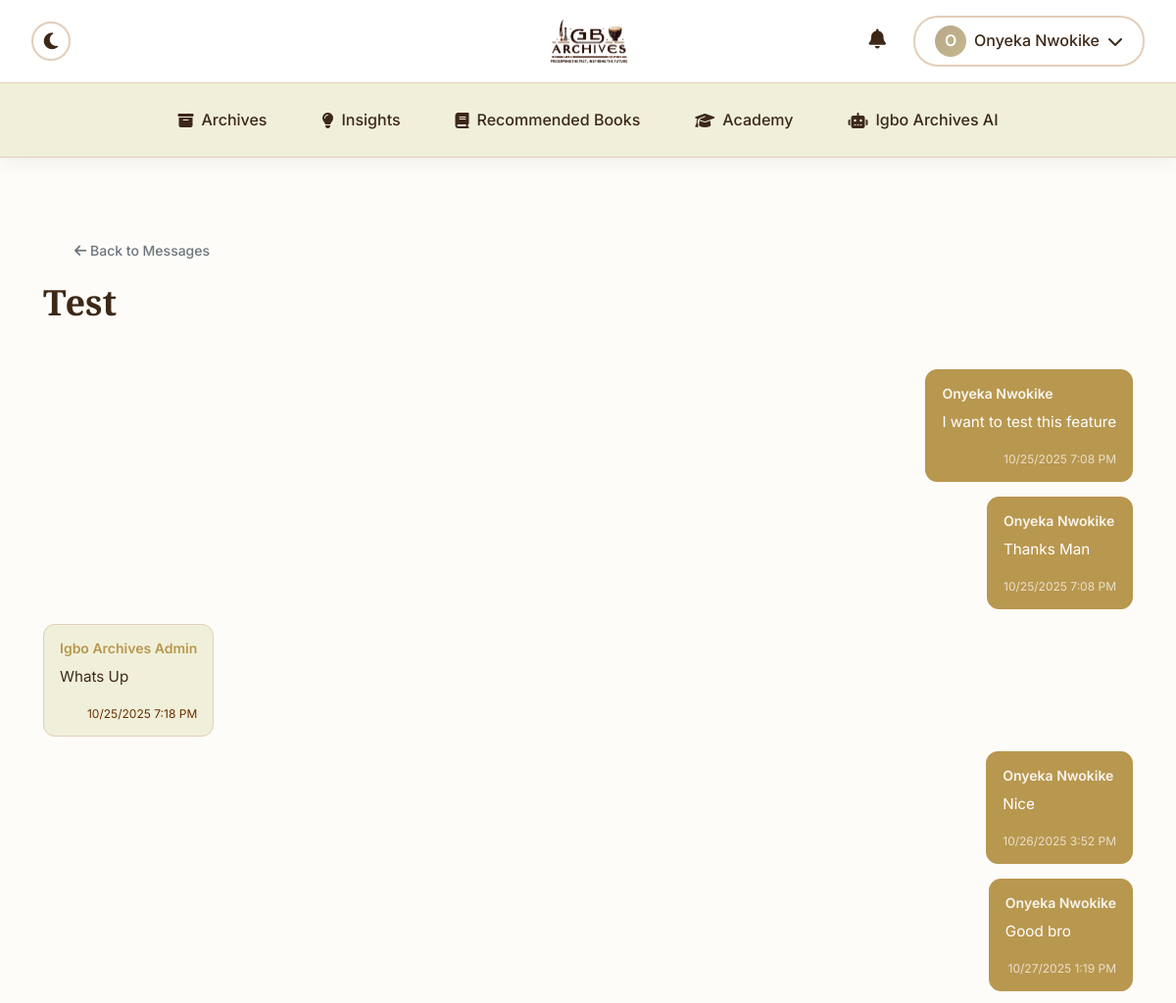
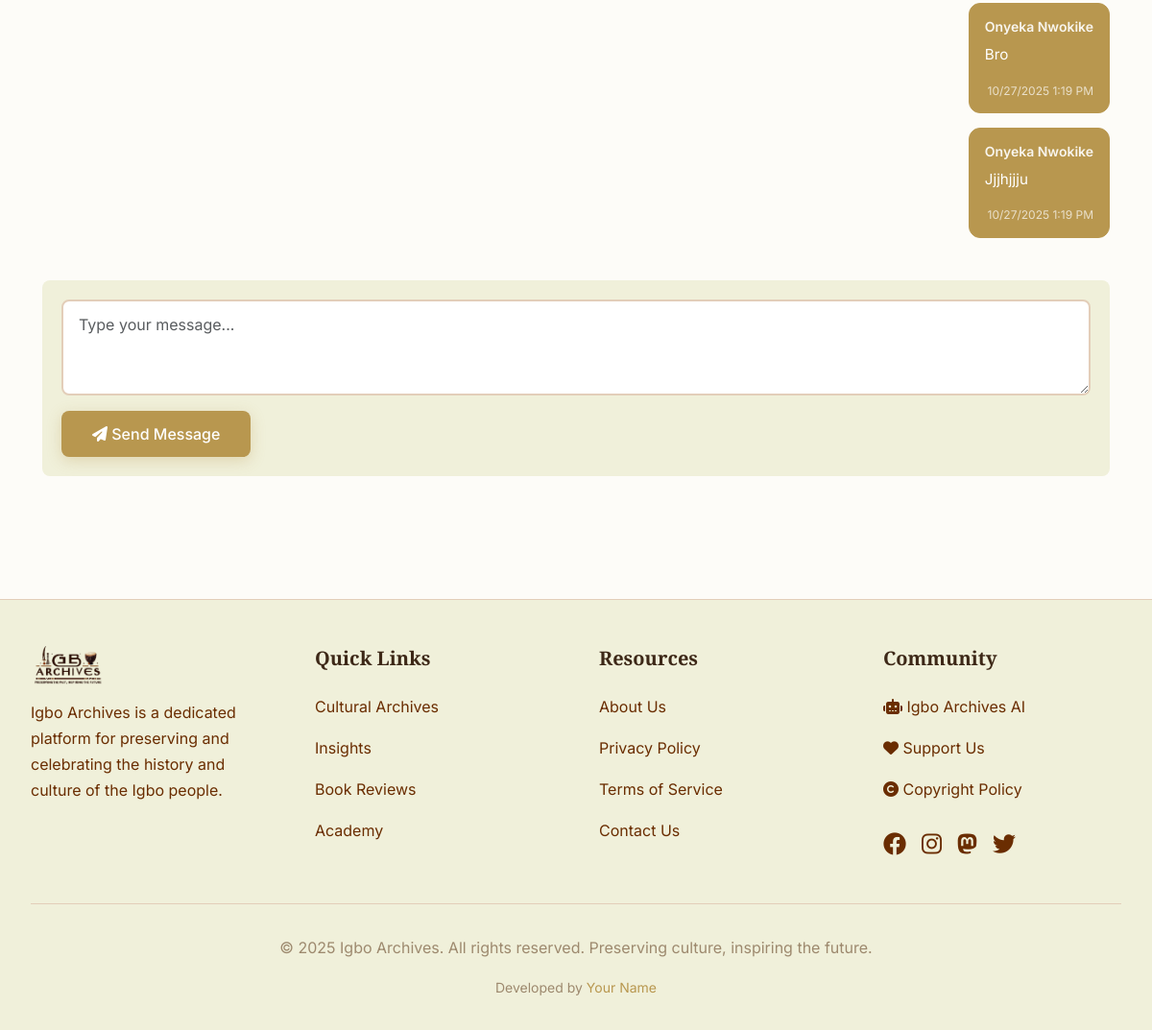
The page /profile/messages/1/ (signed in) on the database its author committed (2 pictures, top to bottom).
### users/models.py (models this page shows, shortened)
class CustomUser(AbstractUser):
    full_name = models.CharField(max_length=200, blank=True)
    bio = models.TextField(blank=True)
    profile_picture = models.ImageField(upload_to='profile_pictures/', blank=True, null=True)
    social_links = models.JSONField(default=dict, blank=True)
    def get_display_name(self):
        return self.full_name or (self.email.split('@')[0] if self.email else self.username)

class Thread(models.Model):
    participants = models.ManyToManyField(CustomUser, related_name='message_threads')
    subject = models.CharField(max_length=255)
    created_at = models.DateTimeField(auto_now_add=True)
    updated_at = models.DateTimeField(auto_now=True)
    class Meta:
        ordering = ['-updated_at']

class Message(models.Model):
    thread = models.ForeignKey(Thread, on_delete=models.CASCADE, related_name='messages')
    sender = models.ForeignKey(CustomUser, on_delete=models.CASCADE)
    content = models.TextField()
    created_at = models.DateTimeField(auto_now_add=True)
    is_read = models.BooleanField(default=False)
    class Meta:
        ordering = ['created_at']

### users/views.py (the view)
# urls.py: path('messages/<int:thread_id>/', views.message_thread, name='thread'),
@login_required
def message_thread(request, thread_id):
    thread = get_object_or_404(Thread, id=thread_id, participants=request.user)
    if request.method == 'POST':
        content = request.POST.get('content')
        if content:
            Message.objects.create(thread=thread, sender=request.user, content=content)
            return redirect('users:thread', thread_id=thread_id)
    thread.messages.exclude(sender=request.user).update(is_read=True)
    return render(request, 'users/thread.html', {'thread': thread})

### core/context_processors.py (called while the page is built)
def pwa_settings(request):
    return {
        'VAPID_PUBLIC_KEY': getattr(settings, 'VAPID_PUBLIC_KEY', ''),
    }

def monetization_settings(request):
    return {
        'ENABLE_ADSENSE': getattr(settings, 'ENABLE_ADSENSE', False),
        'GOOGLE_ADSENSE_CLIENT_ID': getattr(settings, 'GOOGLE_ADSENSE_CLIENT_ID', ''),
        'ENABLE_DONATIONS': getattr(settings, 'ENABLE_DONATIONS', False),
        'STRIPE_PUBLIC_KEY': getattr(settings, 'STRIPE_PUBLIC_KEY', ''),
    }

### users/templates/users/thread.html (shortened to what this page needs)
{% extends 'base.html' %}
{% block content %}
<div class="container mt-4">
    <div class="row">
        <div class="col-12">
            <div class="message-thread-header mb-4">
                <a href="{% url 'users:inbox' %}" class="btn btn-outline-secondary btn-sm">
                    <i class="fas fa-arrow-left"></i> Back to Messages
                </a>
                <h2 class="mt-2">{{ thread.subject }}</h2>
            </div>
            <div class="messages-thread mb-4">
                {% for message in thread.messages.all %}
                <div class="message-bubble-container {% if message.sender == user %}sent{% else %}received{% endif %}">
                    <div class="message-bubble">
                        <div class="message-sender">
                            <a href="{% url 'users:profile' message.sender.username %}" class="text-decoration-none" style="{% if message.sender == user %}color: rgba(255,255,255,0.9);{% else %}color: var(--vintage-gold);{% endif %}">
                                {{ message.sender.get_display_name }}
                            </a>
                        </div>
                        <div class="message-content">
                            {{ message.content|linebreaks }}
                        </div>
                        <div class="message-timestamp">
                            {{ message.created_at|date:"n/j/Y g:i A" }}
                        </div>
                    </div>
                </div>
                {% endfor %}
            </div>
            <div class="message-reply-form">
                <form method="post">
                    <div class="mb-3">
                        <textarea name="content" class="form-control" rows="3" placeholder="Type your message..." required></textarea>
                    </div>
                    <button type="submit" class="btn btn-primary">
                        <i class="fas fa-paper-plane"></i> Send Message
                    </button>
                </form>
            </div>
        </div>
    </div>
</div>
{% endblock %}

### core/templates/base.html (shortened to what this page needs)
{% load static %}
{% load pwa %}
<!DOCTYPE html>
<html lang="en">
<head>
    <link href="https://cdn.jsdelivr.net/npm/bootstrap@5.3.0/dist/css/bootstrap.min.css" rel="stylesheet">
    <link rel="stylesheet" href="https://cdnjs.cloudflare.com/ajax/libs/font-awesome/6.4.0/css/all.min.css">
    <link rel="stylesheet" href="{% static 'css/style.css' %}">
    <link rel="stylesheet" href="{% static 'css/notifications.css' %}">
</head>
<body>
    <div class="sticky-header-wrapper">
        <header class="main-header">
            <div class="header-container">
                <button class="dark-mode-toggle" aria-label="Toggle dark mode" id="darkModeToggle">
                    <i class="fas fa-moon"></i>
                </button>
                <a class="logo-container" href="/">
                    <img src="{% static 'images/logos/logo-light.png' %}" alt="Igbo Archives" class="logo-image logo-light">
                </a>
                <div class="user-menu">
                    {% if user.is_authenticated %}
                        <div class="notification-bell-container">
                            <button class="notification-bell" id="notificationBell" aria-label="Notifications">
                                <i class="fas fa-bell"></i>
                            </button>
                        </div>
                        <button class="profile-button" id="profileButton">
                            {% if user.profile_picture %}
                            <div class="profile-icon profile-icon-image">
                                <img src="{{ user.profile_picture.url }}" alt="{{ user.get_display_name }}">
                            </div>
                            {% else %}
                            <div class="profile-icon">{{ user.get_display_name|slice:":1"|upper }}</div>
                            {% endif %}
                            <span class="d-none d-sm-inline">{{ user.get_display_name }}</span>
                            <i class="fas fa-chevron-down"></i>
                        </button>
                    {% else %}
                        <a href="/accounts/login/" class="login-button">
                            <i class="fas fa-sign-in-alt"></i> Login
                        </a>
                    {% endif %}
                </div>
            </div>
        </header>
        <nav class="desktop-nav">
            <div class="nav-container">
                <a href="/archives/" class="nav-link {% if request.path == '/archives/' or request.path == '/' %}active{% endif %}">
                    <i class="fas fa-archive"></i> Archives
                </a>
                <a href="/insights/" class="nav-link {% if '/insights/' in request.path %}active{% endif %}">
                    <i class="fas fa-lightbulb"></i> Insights
                </a>
                <a href="/books/" class="nav-link {% if '/books/' in request.path %}active{% endif %}">
                    <i class="fas fa-book"></i> Recommended Books
                </a>
                <a href="/academy/" class="nav-link {% if '/academy/' in request.path %}active{% endif %}">
                    <i class="fas fa-graduation-cap"></i> Academy
                </a>
                <a href="https://ai.igboarchives.com.ng" class="nav-link" target="_blank" rel="noopener noreferrer">
                    <i class="fas fa-robot"></i> Igbo Archives AI
                </a>
            </div>
        </nav>
    </div>
    <main class="container-main">
        {% block content %}
        {% endblock %}
    </main>
    <footer class="main-footer">
        <div class="footer-container">
            <div class="footer-grid">
                <div class="footer-section">
                    <div style="margin-bottom: 1rem;">
                        <img src="{% static 'images/logos/logo-light.png' %}" alt="Igbo Archives" class="logo-image logo-light" style="height: 40px; width: auto;">
                    </div>
                    <p style="color: var(--text-secondary); line-height: 1.7;">
                        Igbo Archives is a dedicated platform for preserving and celebrating the history and culture of the Igbo people.
                    </p>
                </div>
                <div class="footer-section">
                    <h3>Quick Links</h3>
                    <a href="/archives/" class="footer-link">Cultural Archives</a>
                    <a href="/insights/" class="footer-link">Insights</a>
                    <a href="/books/" class="footer-link">Book Reviews</a>
                    <a href="/academy/" class="footer-link">Academy</a>
                </div>
                <div class="footer-section">
                    <h3>Resources</h3>
                    <a href="/about/" class="footer-link">About Us</a>
                    <a href="/privacy/" class="footer-link">Privacy Policy</a>
                    <a href="/terms/" class="footer-link">Terms of Service</a>
                    <a href="/contact/" class="footer-link">Contact Us</a>
                </div>
                <div class="footer-section">
                    <h3>Community</h3>
                    <a href="https://ai.igboarchives.com.ng" class="footer-link" target="_blank" rel="noopener noreferrer">
                        <i class="fas fa-robot"></i> Igbo Archives AI
                    </a>
                    <a href="/donate/" class="footer-link">
                        <i class="fas fa-heart"></i> Support Us
                    </a>
                    <a href="/copyright/" class="footer-link">
                        <i class="fas fa-copyright"></i> Copyright Policy
                    </a>
                    <div class="footer-link" style="display: flex; align-items: center; gap: 1rem; padding: 0.5rem 0; margin-top: 0.5rem;">
                        <a href="https://www.facebook.com/IgboArchives/" target="_blank" rel="noopener noreferrer" style="color: var(--text-secondary); font-size: 1.5rem; transition: color 0.2s;">
                            <i class="fab fa-facebook"></i>
                        </a>
                        <a href="https://www.instagram.com/IgboArchives.com.ng/" target="_blank" rel="noopener noreferrer" style="color: var(--text-secondary); font-size: 1.5rem; transition: color 0.2s;">
                            <i class="fab fa-instagram"></i>
                        </a>
                        <a href="https://mastodon.social/@Igbo_Archives" target="_blank" rel="noopener noreferrer" style="color: var(--text-secondary); font-size: 1.5rem; transition: color 0.2s;">
                            <i class="fab fa-mastodon"></i>
                        </a>
                        <a href="https://twitter.com/IgboArchives" target="_blank" rel="noopener noreferrer" style="color: var(--text-secondary); font-size: 1.5rem; transition: color 0.2s;">
                            <i class="fab fa-twitter"></i>
                        </a>
                    </div>
                </div>
            </div>
            <div class="footer-bottom">
                <p>&copy; 2025 Igbo Archives. All rights reserved. Preserving culture, inspiring the future.</p>
                <p style="margin-top: 0.5rem; font-size: 0.875rem; color: var(--text-muted);">
                    Developed by <a href="https://github.com/yourusername" target="_blank" rel="noopener noreferrer" style="color: var(--vintage-gold); text-decoration: none;">Your Name</a>
                </p>
            </div>
        </div>
    </footer>
</body>
</html>

### core/static/css/notifications.css (style rules this page uses)
.notification-bell { position: relative; cursor: pointer; padding: 8px 12px; background: transparent; border: none; transition: all 0.2s; }
.notification-bell i { font-size: 1.25rem; color: var(--text-primary); }

### users/templates/users/thread.html (style rules this page uses)
.messages-thread { display: flex; flex-direction: column; gap: 15px; padding: 20px 0; }
.message-bubble-container { display: flex; width: 100%; }
.message-bubble-container.sent { justify-content: flex-end; }
.message-bubble-container.received { justify-content: flex-start; }
.message-bubble { max-width: 70%; background: var(--bg-secondary); border-radius: 12px; padding: 12px 16px; border: 1px solid var(--border-color); }
.message-bubble-container.sent .message-bubble { background: var(--vintage-gold); color: white; border-color: var(--vintage-gold); }
.message-sender { font-weight: 600; font-size: 0.875rem; margin-bottom: 6px; }
.message-bubble-container.sent .message-sender { color: rgba(255,255,255,0.9); }
.message-content { font-size: 0.95rem; line-height: 1.5; margin-bottom: 6px; }
.message-timestamp { font-size: 0.75rem; color: var(--text-secondary); text-align: right; }
.message-bubble-container.sent .message-timestamp { color: rgba(255,255,255,0.7); }
.message-reply-form { background: var(--bg-secondary); border-radius: 8px; padding: 20px; margin-top: 20px; }

### rows shown on the page
CustomUser: get_display_name "O", get_display_name "Onyeka Nwokike"
Thread: subject "Test"
Message: sender.get_display_name "Onyeka Nwokike", content "I want to test this feature", created_at "10/25/2025 7:08 PM"
Message: sender.get_display_name "Onyeka Nwokike", content "Thanks Man", created_at "10/25/2025 7:08 PM"
Message: sender.get_display_name "Igbo Archives Admin", content "Whats Up", created_at "10/25/2025 7:18 PM"
Message: sender.get_display_name "Onyeka Nwokike", content "Nice", created_at "10/26/2025 3:52 PM"
Message: sender.get_display_name "Onyeka Nwokike", content "Good bro", created_at "10/27/2025 1:19 PM"
Message: sender.get_display_name "Onyeka Nwokike", content "Bro", created_at "10/27/2025 1:19 PM"
Message: sender.get_display_name "Onyeka Nwokike", content "Jjjhjjju", created_at "10/27/2025 1:19 PM"
